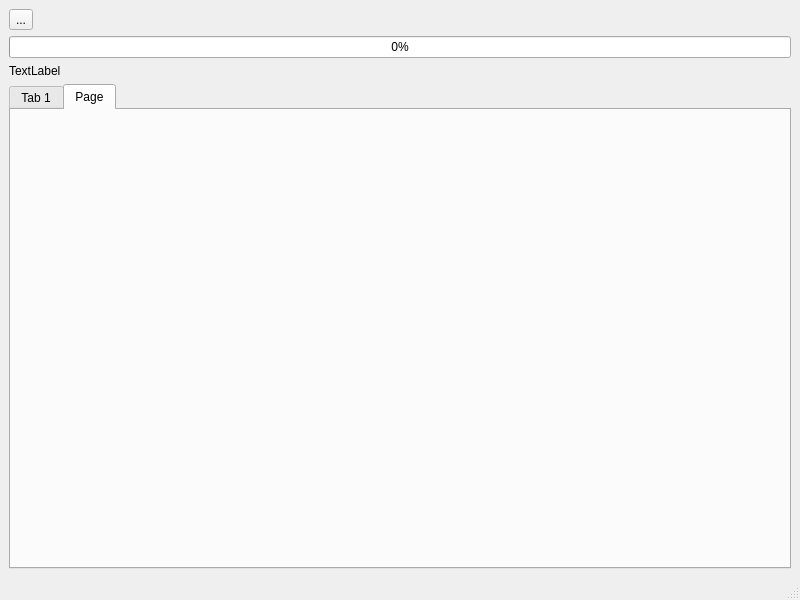
<?xml version="1.0" encoding="UTF-8"?>
<ui version="4.0">
 <class>MainWindow</class>
 <widget class="QMainWindow" name="MainWindow">
  <property name="geometry">
   <rect>
    <x>0</x>
    <y>0</y>
    <width>800</width>
    <height>600</height>
   </rect>
  </property>
  <property name="windowTitle">
   <string>MainWindow</string>
  </property>
  <widget class="QWidget" name="centralwidget">
   <layout class="QVBoxLayout" name="verticalLayout_2">
    <item>
     <widget class="QToolButton" name="button">
      <property name="text">
       <string>...</string>
      </property>
     </widget>
    </item>
    <item>
     <widget class="QProgressBar" name="progressBar">
      <property name="value">
       <number>0</number>
      </property>
     </widget>
    </item>
    <item>
     <widget class="QLabel" name="label">
      <property name="text">
       <string>TextLabel</string>
      </property>
     </widget>
    </item>
    <item>
     <widget class="QTabWidget" name="tabWidget">
      <property name="currentIndex">
       <number>1</number>
      </property>
      <widget class="QWidget" name="tab">
       <attribute name="title">
        <string>Tab 1</string>
       </attribute>
      </widget>
      <widget class="QWidget" name="tab_3">
       <attribute name="title">
        <string>Page</string>
       </attribute>
      </widget>
     </widget>
    </item>
   </layout>
  </widget>
  <widget class="QMenuBar" name="menubar">
   <property name="geometry">
    <rect>
     <x>0</x>
     <y>0</y>
     <width>800</width>
     <height>30</height>
    </rect>
   </property>
  </widget>
  <widget class="QStatusBar" name="statusbar"/>
 </widget>
 <resources/>
 <connections/>
</ui>
